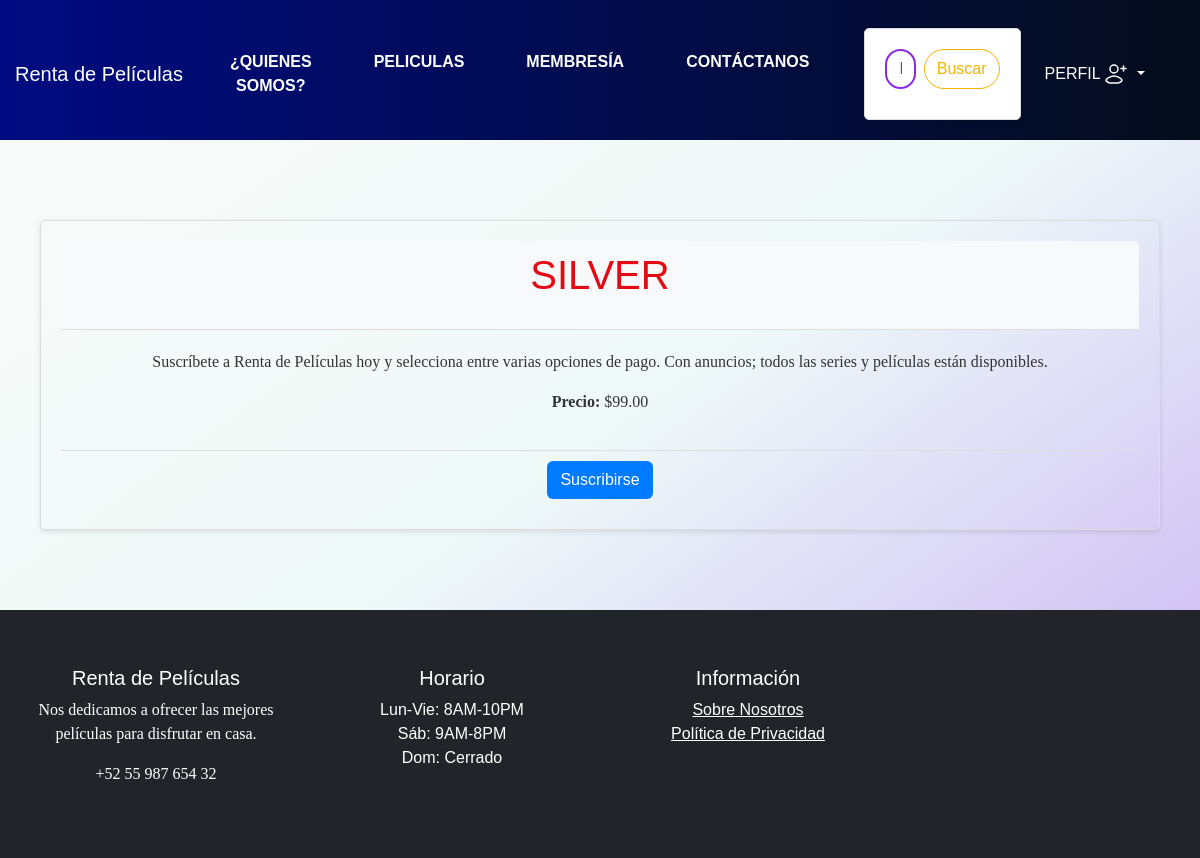
Screenshot of /membership/memberships/silver/ with the database file from the repository.
### membership/models.py (models this page shows, shortened)
class Membership(models.Model):
    MEMBERSHIP_CHOICES = (
        ('Free', 'Free'),
        ('Silver', 'Silver'),
        ('Gold', 'Gold'),
    )
    slug = models.SlugField()
    membership_type = models.CharField(choices=MEMBERSHIP_CHOICES,default='Free',max_length=30)
    price = models.DecimalField(max_digits=6, decimal_places=2)
    description = models.TextField()
    discount_percentage = models.DecimalField(max_digits=5, decimal_places=2, default=0.00)

### membership/views.py (the view)
# urls.py: path('memberships/<slug:membership_slug>/', views.membership_detail, name='membership_detail'),
def membership_detail(request, membership_slug):
    membership = Membership.objects.get(slug=membership_slug)
    return render(request, 'membership_detail.html', {'membership': membership})

### carro/context_processor.py (called while the page is built, shortened)
def importe_total_carro(request):
    total = Decimal('0.00')
    if request.user.is_authenticated:  # hasta que existan una autentificacion
        carro = request.session.get("carro", {})
        for key, value in carro.items():
            total += Decimal(value.get("precio_final", value["precio"]))
    return {"importe_total_carro": total}

def calcular_descuento_global(request):
    descuento = Decimal('0.00')  # Descuento por defecto para los que tienen membresia free
    total_carro_con_descuento = Decimal('0.00')  # Total inicial del carro con descuento
    total_carro = importe_total_carro(request)["importe_total_carro"]
    ahorro = Decimal('0.00')  # Inicializar ahorro
    return {
        "total_carro_con_descuento": total_carro_con_descuento,
        "descuento": descuento,
        "ahorro": ahorro,
    }

### membership/templates/membership_detail.html (shortened to what this page needs)
{% extends "base.html" %}
{% load static %}
{% block content %}
<!DOCTYPE html>
<html>
<head>
</head>
<body>
    <div class="container">
        <div class="membership-card">
            <div class="membership-header {% if membership.membership_type == 'Gold' %}gold{% elif membership.membership_type == 'Silver' %}silver{% endif %}">
                <h2>{{ membership.membership_type }}</h2>
            </div>
            <div class="membership-body">
                <p>{{ membership.description }}</p>
                <p><strong>Precio:</strong> ${{ membership.price }}</p>
            </div>
            <div class="membership-footer">
                <a href="{% url 'subscribe' membership.slug %}" class="btn btn-subscribe">Suscribirse</a>
            </div>
        </div>
    </div>
</body>
</html>
{% endblock %}

### lobby/static/css/styles.css (style rules this page uses)
:root { --primary-color: #115fcd; --secondary-color: #f4b400; --background-color: #ecede8; --text-color: #333; --header-color: #ffffff; --hover-color: #14141a; }
body, html { font-family: 'Roboto', Arial, sans-serif; margin: 0; padding: 0; background-color: var(--background-color); color: var(--text-color); text-align: center; overflow-x: hidden; }
.container { max-width: 1200px; margin: auto; padding: 40px 20px; text-align: center; }
.container h2 { font-size: 2.5rem; margin-bottom: 20px; color: #e50914; text-transform: uppercase; }
.membership-card { border: 1px solid #ddd; border-radius: 5px; padding: 20px; margin: 20px 0; box-shadow: 0 2px 5px rgba(0, 0, 0, 0.1); transition: transform 0.2s }
.membership-header { background-color: #f8f9fa; padding: 10px; border-bottom: 1px solid #ddd; border-radius: 5px 5px 0 0; }
.membership-body { padding: 20px; }
.membership-footer { text-align: center; padding: 10px; border-top: 1px solid #ddd; border-radius: 0 0 5px 5px; }
.btn-subscribe { background-color: #007bff; color: white; }

### peliculas/static/peliculas/css/busqueda.css (style rules this page uses)
body, html { font-family: Arial, sans-serif; margin: 0; padding: 0; text-align: center; background-color: #ecede8; overflow-x: hidden; align-content:center; }
.texto-superpuesto a, p, h3 { font-family: 'Times New Roman', Times, serif; }

### rows the page displays
Membership: membership_type "SILVER", description "Suscríbete a Renta de Películas hoy y selecciona entre varias opciones de pago. Con anuncios; todos las series y películas están disponibles.", price "99.00"
